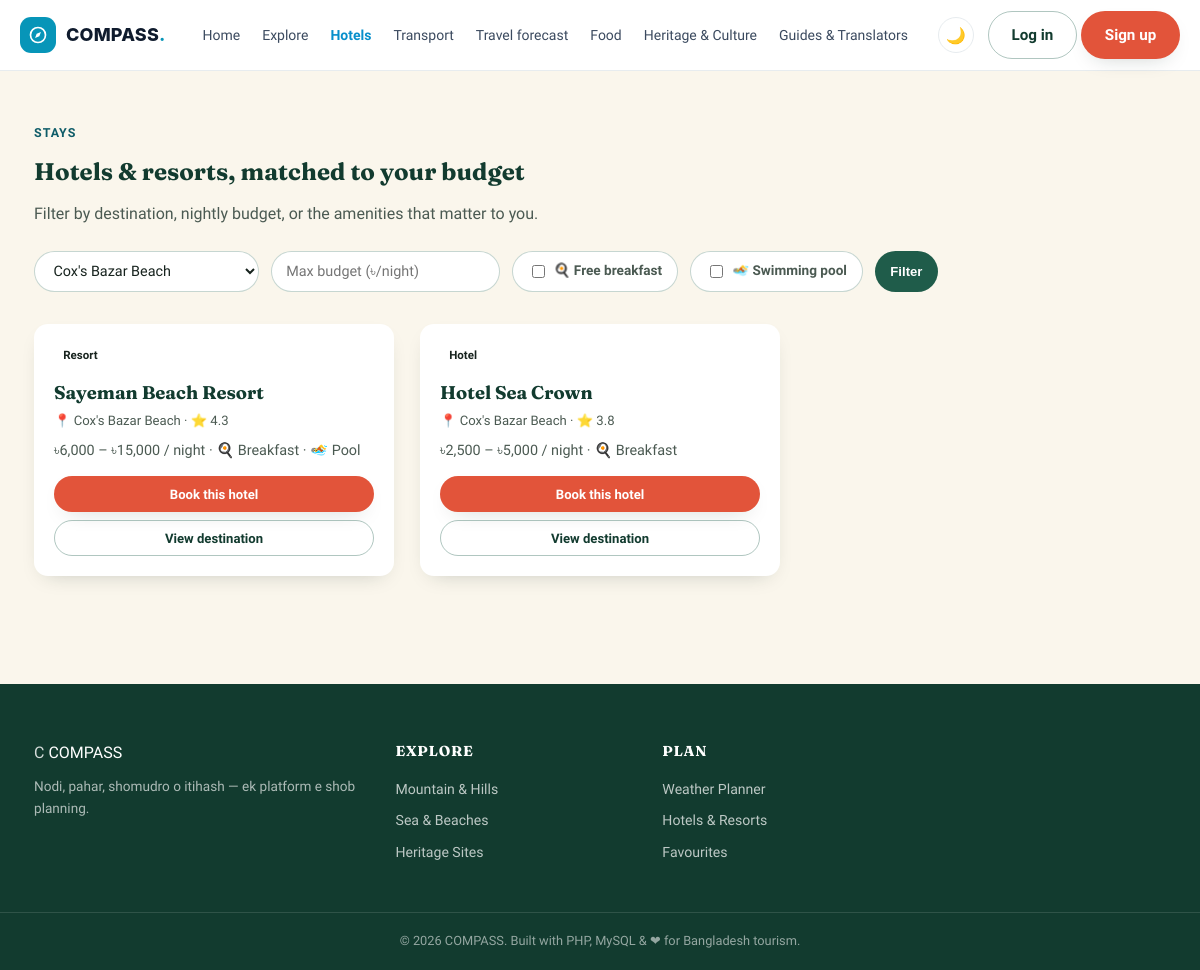
Screenshot of /hotels.php?destination=3 with the database file from the repository.
### tables this page shows
CREATE TABLE `hotels` (
  `hotel_id` int(11) NOT NULL AUTO_INCREMENT,
  `destination_id` int(11) NOT NULL,
  `hotel_name` varchar(100) NOT NULL,
  `hotel_type` enum('Hotel','Resort','Guest House') DEFAULT 'Hotel',
  `price_range_min` decimal(8,2) DEFAULT NULL,
  `price_range_max` decimal(8,2) DEFAULT NULL,
  `rating` decimal(2,1) DEFAULT 0.0,
  `contact_no` varchar(30) DEFAULT NULL,
  `address` varchar(200) DEFAULT NULL,
  `free_breakfast` tinyint(1) DEFAULT 0,
  `swimming_pool` tinyint(1) DEFAULT 0,
  `distance_from_center_km` decimal(5,2) DEFAULT 0.00,
  PRIMARY KEY (`hotel_id`),
  KEY `idx_hotels_destination` (`destination_id`)
);

CREATE TABLE `destinations` (
  `destination_id` int(11) NOT NULL AUTO_INCREMENT,
  `name` varchar(100) NOT NULL,
  `category_id` int(11) NOT NULL,
  `district_id` int(11) NOT NULL,
  `description` text DEFAULT NULL,
  `best_time_to_visit` varchar(150) DEFAULT NULL,
  `entry_fee` decimal(8,2) DEFAULT 0.00,
  `opening_hours` varchar(100) DEFAULT NULL,
  `latitude` decimal(10,7) DEFAULT NULL,
  `longitude` decimal(10,7) DEFAULT NULL,
  `map_link` varchar(255) DEFAULT NULL,
  `safety_tips` text DEFAULT NULL,
  `is_outdoor` tinyint(1) DEFAULT 1,
  `created_at` timestamp NOT NULL DEFAULT current_timestamp(),
  PRIMARY KEY (`destination_id`),
  KEY `idx_destinations_category` (`category_id`),
  KEY `idx_destinations_district` (`district_id`)
);

### hotels.php (the view, shortened to what this page needs)
<?php
require_once __DIR__ . '/config/db.php';
$breakfast = isset($_GET['breakfast']);
$pool      = isset($_GET['pool']);
$destinationId = isset($_GET['destination']) ? (int) $_GET['destination'] : 0;
$sql = "SELECT h.*, d.name AS destination_name FROM hotels h JOIN destinations d ON d.destination_id = h.destination_id WHERE 1=1";
$params = [];
if ($destinationId) { $sql .= " AND h.destination_id = :dest"; $params['dest'] = $destinationId; }
$sql .= " ORDER BY h.rating DESC";
$stmt = $pdo->prepare($sql);
$stmt->execute($params);
$hotels = $stmt->fetchAll();
$destinations = $pdo->query("SELECT destination_id, name FROM destinations ORDER BY name")->fetchAll();
include __DIR__ . '/includes/header.php';
?>
<section class="section-tight">
  <div class="container">
    <span class="eyebrow">Stays</span>
    <h2>Hotels &amp; resorts, matched to your budget</h2>
    <p style="color:var(--ink-soft); max-width:60ch;">Filter by destination, nightly budget, or the amenities that matter to you.</p>
    <form method="get" class="filter-bar" style="margin-top:24px;">
      <select name="destination">
        <?php foreach ($destinations as $d): ?>
          <option value="<?= $d['destination_id'] ?>" <?= $destinationId === (int)$d['destination_id'] ? 'selected' : '' ?>><?= htmlspecialchars($d['name']) ?></option>
        <?php endforeach; ?>
      </select>
      <input type="number" name="budget" placeholder="Max budget (৳/night)" value="<?= htmlspecialchars($_GET['budget'] ?? '') ?>">
      <label class="filter-chip" style="display:flex; align-items:center; gap:6px;">
        <input type="checkbox" name="breakfast" <?= $breakfast ? 'checked' : '' ?> style="width:auto;"> 🍳 Free breakfast
      </label>
      <label class="filter-chip" style="display:flex; align-items:center; gap:6px;">
        <input type="checkbox" name="pool" <?= $pool ? 'checked' : '' ?> style="width:auto;"> 🏊 Swimming pool
      </label>
      <button type="submit" class="btn btn-forest btn-sm">Filter</button>
    </form>
    <?php if (empty($hotels)): ?>
      <div class="info-note" style="margin-top:24px;">No hotels match those filters. Try a higher budget or fewer amenity requirements.</div>
    <?php else: ?>
    <div class="destination-grid" style="margin-top:30px;">
      <?php foreach ($hotels as $h): ?>
      <div class="dest-card">
        <div class="dest-body">
          <span class="dest-tag" style="position:static; display:inline-block; margin-bottom:10px;"><?= htmlspecialchars($h['hotel_type']) ?></span>
          <h3><?= htmlspecialchars($h['hotel_name']) ?></h3>
          <div class="dest-loc">📍 <?= htmlspecialchars($h['destination_name']) ?> · ⭐ <?= number_format($h['rating'], 1) ?></div>
          <p class="dest-desc">৳<?= number_format($h['price_range_min']) ?> – ৳<?= number_format($h['price_range_max']) ?> / night
            <?= $h['free_breakfast'] ? ' · 🍳 Breakfast' : '' ?><?= $h['swimming_pool'] ? ' · 🏊 Pool' : '' ?></p>
          <a href="<?= BASE_URL ?>hotel_booking.php?hotel=<?= $h['hotel_id'] ?>" class="btn btn-primary btn-block btn-sm">Book this hotel</a>
          <a href="<?= BASE_URL ?>destination_details.php?id=<?= $h['destination_id'] ?>" class="btn btn-ghost btn-block btn-sm" style="margin-top:8px;">View destination</a>
        </div>
      </div>
      <?php endforeach; ?>
    </div>
    <?php endif; ?>
  </div>
</section>
<?php include __DIR__ . '/includes/footer.php'; ?>

### rows the page displays
hotels: hotel_type "Resort", hotel_name "Sayeman Beach Resort", destination.name "Cox's Bazar Beach", rating "4.3", price_range_min "6,000", price_range_max "15,000", free_breakfast "· 🍳 Breakfast", swimming_pool "· 🏊 Pool"
hotels: hotel_type "Hotel", hotel_name "Hotel Sea Crown", destination.name "Cox's Bazar Beach", rating "3.8", price_range_min "2,500", price_range_max "5,000", free_breakfast "· 🍳 Breakfast"

### other values shown
form field destination "Cox's Bazar Beach"
